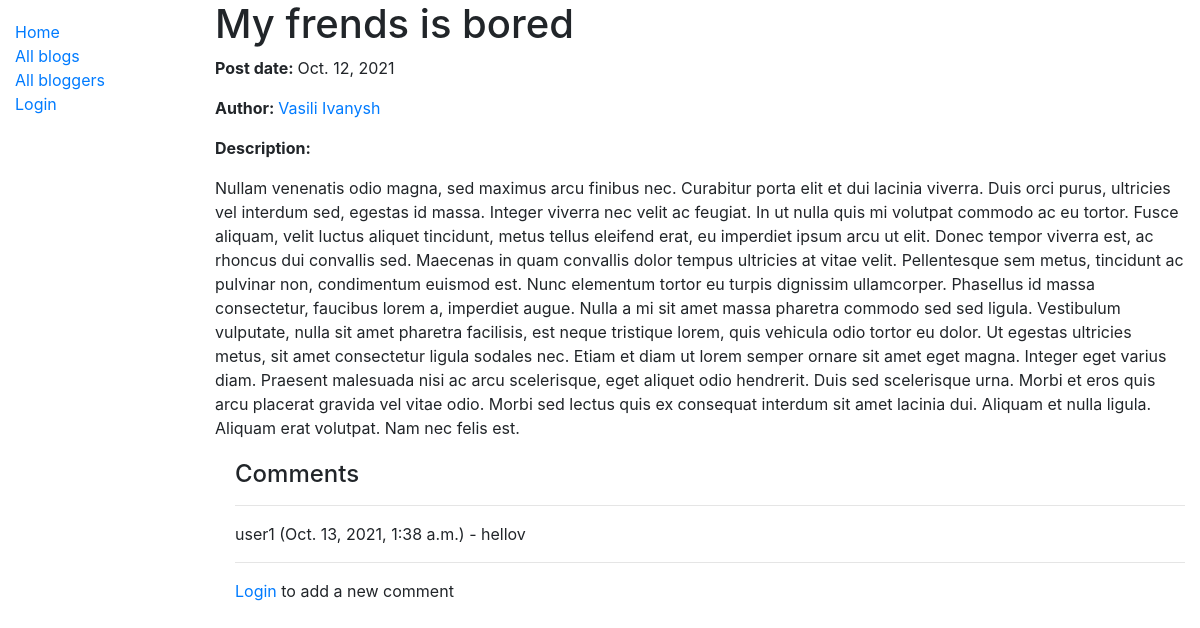
/blog/3/, run on an earlier commit of the app's database.
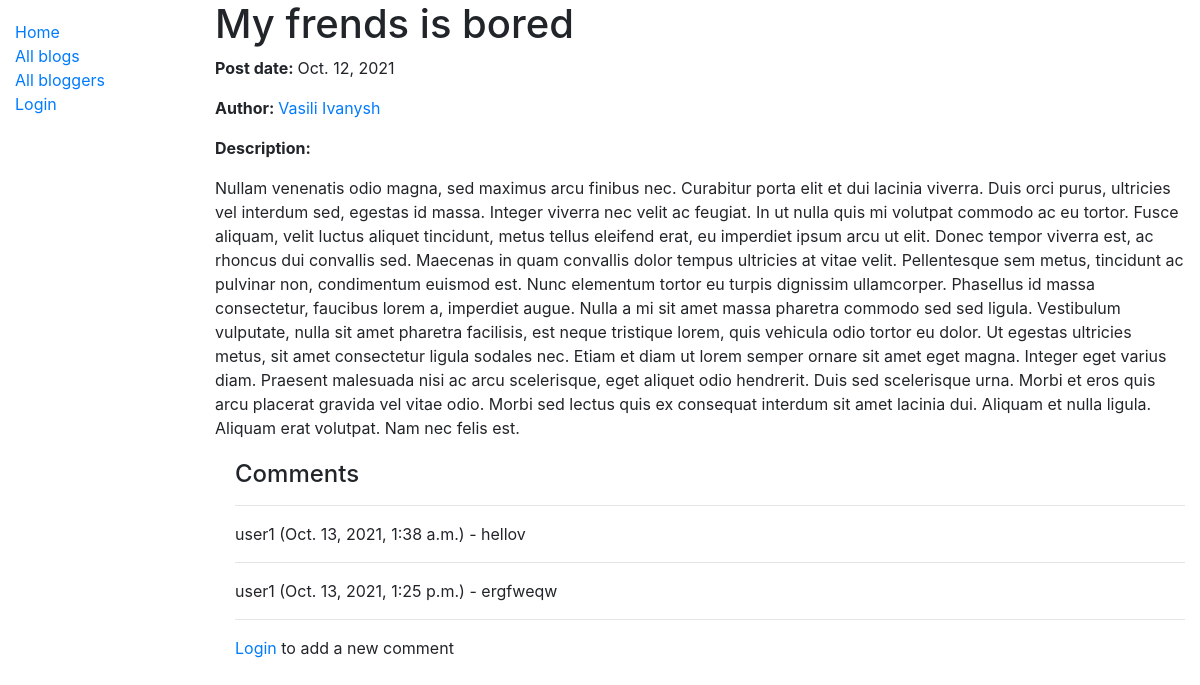
And on a later commit of the database.
### blog/models.py (models this page shows, shortened)
class Post(models.Model):
    title = models.CharField(max_length=255)
    content = models.TextField()
    date_add = models.DateField(auto_now_add=True)
    blogger = models.ForeignKey(Blogger, on_delete=models.CASCADE)
    class Meta:
        ordering = ['-date_add']
        permissions = (('can_create_new_post', 'Can create new post'),)

class Blogger(models.Model):
    name = models.CharField(max_length=255)
    bio = models.TextField()
    def __str__(self):
        return self.name
    def get_absolute_url(self):
        return reverse('blogger-detail', args=[str(self.id)])

class Comment(models.Model):
    author = models.ForeignKey(User, on_delete=models.CASCADE)
    message = models.TextField()
    post = models.ForeignKey(Post, on_delete=models.CASCADE)
    date_add = models.DateTimeField(auto_now_add=True)
    class Meta:
        ordering = ['date_add']

### blog/views.py (the view)
# urls.py: path('<int:pk>/', views.BlogDetailView.as_view(), name='blog-detail'),
class BlogDetailView(generic.DetailView):
    model = Post

### blog/templates/blog/post_detail.html
{% extends 'base_generic.html' %}
{% block content %}
<h1>{{ post.title }}</h1>
<p><strong>Post date: </strong>{{ post.date_add }}</p>
<p>
    <strong>Author: </strong>
    <a href="{{ post.blogger.get_absolute_url }}">{{ post.blogger }}</a>
</p>
<p><strong>Description:</strong></p>
<p>{{ post.content }}</p>
<div style="margin-left:20px;margin-top:20px;">
    <h4>Comments</h4>
    {% for comment in post.comment_set.all %}
    <hr>
    <p>{{ comment.author }} ({{ comment.date_add }}) - {{ comment.message }}</p>
    {% endfor %}
    <hr>
    {% if user.is_authenticated %}
    <a href="{% url 'comment' post.id %}">Add a new comment</a>
    {% else %}
    <p><a href="{% url 'login'%}?next={{request.path}}">Login </a>to add a new comment</p>
    {% endif %}
</div>
{% endblock %}

### blog/templates/base_generic.html (shortened to what this page needs)
<!DOCTYPE html>
<html lang="en">
<head>
    <link rel="stylesheet" href="https://cdn.jsdelivr.net/npm/bootstrap@4.5.3/dist/css/bootstrap.min.css"
>
    {% load static %}
    <link rel="stylesheet" href="{% static 'css/styles.css' %}">
</head>
<body>
<div class="container-fluid">
    <div class="row">
        <div class="col-sm-2">
            {% block sidebar %}
            <ul class="sidebar-nav">
                <li><a href="{% url 'index' %}">Home</a></li>
                <li><a href="{% url 'all-blogs' %}">All blogs</a></li>
                <li><a href="{% url 'all-bloggers' %}">All bloggers</a></li>
                {% if user.is_authenticated %}
                    <li>User: {{ user.get_username }}</li>
                    {% if perms.blog.can_create_new_post %}
                    <li><a href="">Create new post</a></li>
                    {% endif %}
                    <li><a href="{% url 'logout'%}?next={{request.path}}">Logout</a></li>
                {% else %}
                    <li><a href="{% url 'login'%}?next={{request.path}}">Login</a></li>
                {% endif %}
            </ul>
            {% endblock %}
        </div>
        <div class="col-sm-10 ">
            {% block content %}{% endblock %}
        </div>
    </div>
</div>
</body>
</html>

### blog/static/css/styles.css (style rules this page uses)
.sidebar-nav { margin-top: 20px; padding: 0; list-style: none; }

What changed in the data, as far as the page shows it:
added Comment: author "user1", date_add "Oct. 13, 2021, 1:25 p.m.", message "ergfweqw"
